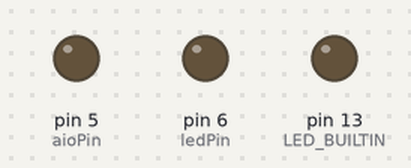
Simulated run of this sketch. Board: Arduino Uno, built with avr-gcc and run on an emulated ATmega328P. Shown: output pins drawn as LEDs (lit = HIGH).

Above: at 1.1 s.
At 4.87 s:
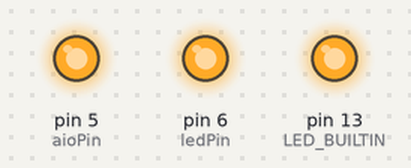
Timing chart, 0 to 5.8 s (numbered marks = the images above):
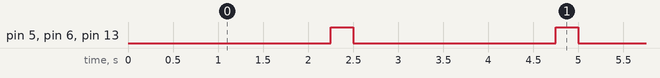

The sketch:

phototag_pulse.ino
```cpp
// Arduino Phototag Code
// Written Lucius Wilmerding 9/15/2024 - Grienberger Lab, Brandeis University

const int ledPin = 6;
const int aioPin = 5;
const int pulseWidth = 250; //ms
const int pulseDelay = 2500; //ms every 5sec
const int nPulses = 100; // 5 min
int currPulse = 0;

void setup() {
  // put your setup code here, to run once:

  pinMode(ledPin, OUTPUT);
  pinMode(aioPin, OUTPUT);
  pinMode(LED_BUILTIN, OUTPUT);
  digitalWrite(ledPin, LOW);
  digitalWrite(aioPin, LOW);
  digitalWrite(LED_BUILTIN, LOW);
}

void loop() {
  // put your main code here, to run repeatedly:
  while (currPulse < nPulses) {

    delay(pulseDelay - pulseWidth);

    digitalWrite(ledPin, HIGH);
    digitalWrite(aioPin, HIGH);
    digitalWrite(LED_BUILTIN, HIGH);

    delay(pulseWidth);

    digitalWrite(ledPin, LOW);
    digitalWrite(aioPin, LOW);
    digitalWrite(LED_BUILTIN, LOW);

    currPulse++;
  }

}
```

Measured:
- by itself, pin 5 (aioPin), pin 6 (ledPin), pin 13 (LED_BUILTIN): alternates HIGH for 0.25 s and LOW for 2.3 s
